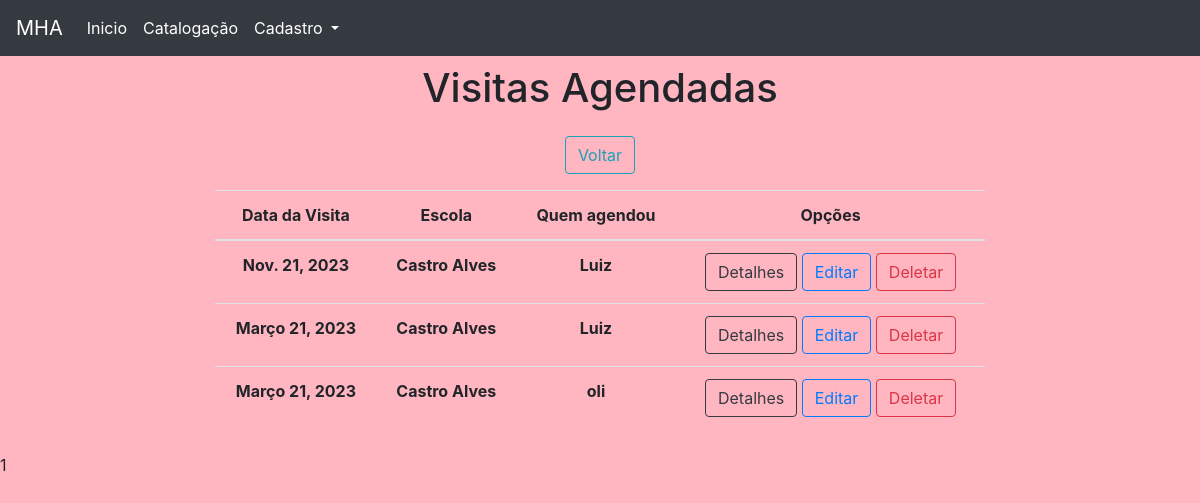
Before: /cadastrovisitas/agendadas/ with the older database file.
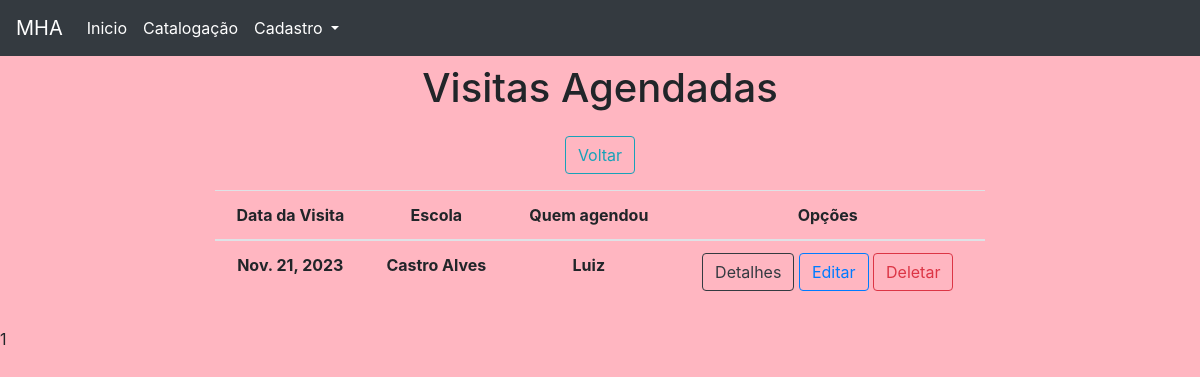
After: the same page with the newer database file.
### cadastro/models.py (models this page shows, shortened)
class AgendaVisita(models.Model):
    data_visita = models.DateField()
    nome_escola = models.ForeignKey('cadastro.Escola', verbose_name='Escola', on_delete=models.CASCADE)
    nome_funcionario = models.ForeignKey('cadastro.Funcionario', verbose_name='Funcionário', on_delete=models.CASCADE)
    qtd_pessoas = models.IntegerField()
    responsavel_agendamento = models.CharField('Responsável', max_length=100)
    turma = models.CharField('Turma', max_length=45)

class Escola(models.Model):
    nome_escola = models.CharField('Escola', max_length=100)
    telefone_escola = models.CharField('Telefone', max_length=9)
    nome_responsavel = models.CharField('Responsavel', max_length=50)
    def __str__(self):
        return self.nome_escola

### cadastro/views.py (the view)
# urls.py: path('cadastrovisitas/agendadas/', views.agendadas, name='agendada'),
def agendadas(request):
    data = {}
    all = AgendaVisita.objects.all()
    paginator = Paginator(all, 10)
    pages = request.GET.get('page')
    data['db'] = paginator.get_page(pages)
    return render(request, 'agendadas.html', data)

### cadastro/templates/agendadas.html (shortened to what this page needs)
<!DOCTYPE html>
<html lang="pt-br">
<head>
    <link rel="stylesheet" href="https://stackpath.bootstrapcdn.com/bootstrap/4.1.3/css/bootstrap.min.css">
</head>
<body>
<nav class="navbar navbar-expand-lg navbar-dark bg-dark">
  <a class="navbar-brand" href="#">MHA</a>
  <div class="collapse navbar-collapse" id="navbarNavDropdown">
    <ul class="navbar-nav">
      <li class="nav-item active">
        <a class="nav-link" href="/">Inicio</a>
      </li>
      <li class="nav-item active">
        <a class="nav-link" href="/catalogacao/">Catalogação</a>
      </li>
        <li class="nav-item dropdown active">
        <a class="nav-link dropdown-toggle" href="#" id="navbarDropdownMenuLink" data-toggle="dropdown" aria-haspopup="true" aria-expanded="false">
          Cadastro
        </a>
      </li>
    </ul>
  </div>
</nav>
    <div class="col-8 m-auto pt-2 pb-2 text-center">
        <h1>Visitas Agendadas</h1>
    </div>
    <div class="col-8 m-auto pt-2 pb-2 text-center">
        <a href="/cadastrovisitas" class="btn btn-outline-info">Voltar</a>
    </div>
    <div class="col-8 m-auto pt-2 pb-2 text-center">
        <table class="table">
  <thead class="thead-outline-light">
    <tr>
        <th scope="col">Data da Visita</th>
      <th scope="col">Escola</th>
      <th scope="col">Quem agendou</th>
        <th scope="col">Opções</th>
    </tr>
    </thead>
    <tbody>
    {% for dbs in db %}
        <tr>
            <th>{{dbs.data_visita}}</th>
            <th>{{dbs.nome_escola}}</th>
            <th>{{dbs.responsavel_agendamento}}</th>
            <td>
            <a href="/view/{{dbs.id}}/" class="btn btn-outline-dark">Detalhes</a>
            <a href="/edit/{{dbs.id}}/" class="btn btn-outline-primary">Editar</a>
            <a href="/delete/{{dbs.id}}/" class="btn btn-outline-danger btnDel">Deletar</a>
        </td>
        </tr>
        {% endfor %}
            </tbody>
    </table>
    </div>
<div class="pagination">
        {{db.number}}
    </div>
    {% load static %}
</body>
</html>

### cadastro/templates/agendadas.html (style rules this page uses)
body { background-color: #FFB6C1 }

Changed rows visible on the page:
removed AgendaVisita: data_visita "Março 21, 2023", nome_escola "Castro Alves", responsavel_agendamento "Luiz"
removed AgendaVisita: data_visita "Março 21, 2023", nome_escola "Castro Alves", responsavel_agendamento "oli"
